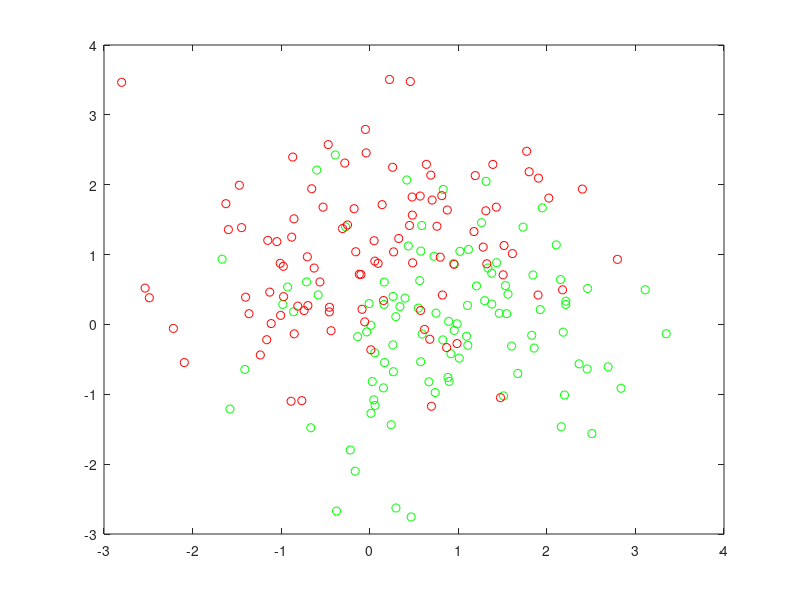

MATLAB code for this plot: (Note: this script raises an error after producing the figure.)
%% IE3038 - Diseño e Innovación en Ingeniería 1
%  Tarea de clasificación usando SVM 
%  Cristhofer Patzán

%% Generación de muestras de entrenamiento, tomado de la documentación de Matlab
rng (1)     %Semilla de los numeros aleatorios
grnpop = mvnrnd([1,0],eye(2),100); %Genero 100 puntos
redpop = mvnrnd([0,1],eye(2),100);

figure(1)   %Grafico los puntos
plot(grnpop(:,1),grnpop(:,2),'go')
hold on
plot(redpop(:,1),redpop(:,2),'ro')
hold off

%% Preparo los datos para clasificar
cdata = [grnpop;redpop];
grp = ones(200,1);  %Etiquetas
% Green label 1, red label -1
grp(101:200) = -1;
%Validación de datos cruzados
c = cvpartition(200,'KFold',10);

%% Generación de muestras de prueba
delta = 0.02; % Step size of the grid
[x1Grid, x2Grid] = meshgrid(min(cdata(:,1)):delta:max(cdata(:,1)), min(cdata(:,2)):delta:max(cdata(:,2)));
xGrid = [x1Grid(:), x2Grid(:)]; % reorganiza las muestras como vectores fila

%% Crear celdas y vectores para guardar modelos y otras cosas
M = 3;
ModeloSVM = cell(1, M);
ModeloVC = cell(1, M);
errorVC = zeros(1, M);
asignado = cell(1, M);
valores = cell(1, M);
titulos = {'Kernel Lineal', 'Kernel Polinomial Grado 2', 'Kernel Gaussiano'};

%% Entrenamiento, variando Kernels y ciertos parámetros
ModeloSVM{1} = fitcsvm(cdata,grp,'KernelFunction','linear','KernelScale','auto');
ModeloSVM{2} = fitcsvm(cdata,grp,'KernelFunction','polynomial','KernelScale','auto','PolynomialOrder',2);
ModeloSVM{3} = fitcsvm(cdata,grp,'KernelFunction','rbf','KernelScale','auto','Standardize',true);

% Se hace validación cruzada con las muestras de entrenamiento, se calcula el error
% de clasificación de la validación cruzada, se clasifican las muestras de prueba,
% y se grafican resultados. Todo lo anterior para los 6 modelos de arriba.
for k = 1:3
    % Validación cruzada, clasificación errónea
    ModeloVC{k} = crossval(ModeloSVM{k});
    errorVC(k) = kfoldLoss(ModeloVC{k});
    
    % Clasificación de las muestras de prueba
    [asignado{k}, valores{k}] = predict(ModeloSVM{k}, xGrid); % etiquetas asignadas, valores
    
    % Gráficas
    figure(k+1); clf;
    subplot(1,3,1);
    gscatter(cdata(:,1), cdata(:,2), grp); hold on;
    % Vectores de soporte
    plot(cdata(ModeloSVM{k}.IsSupportVector, 1), cdata(ModeloSVM{k}.IsSupportVector, 2),...
         'ko', 'MarkerSize', 10);
    % Frontera de decisión
    contour(x1Grid, x2Grid, reshape(valores{k}(:,2), size(x1Grid)), [0 0], 'k');
    grid on;
    title('M. de Entrenamiento y Frontera de Decisión')
    legend({'Clase 2', 'Clase 1', 'V. de soporte'}, 'Location', 'Best');
    
    subplot(1,3,2);
    gscatter(xGrid(:,1),xGrid(:,2),asignado{k});
    legend({'Clase 2', 'Clase 1'}, 'Location', 'Best');
    grid on;
    title('Muestras de Prueba');
    sgtitle(sprintf('%s.    Error Val. Cruzada: %.2f%%', titulos{k}, 100*errorVC(k)));
    
    %Matriz de confusion 
    subplot(1,3,3);
    cm = confusionchart(grp, ModeloVC{k}.kfoldPredict);
    cm.Title = sprintf('Matriz confusion');
end

%% Tipo de metodos
%{
%% Metodo mas optimo
opts = struct('Optimizer','bayesopt','ShowPlots',true,'CVPartition',c,'AcquisitionFunctionName','expected-improvement-plus');
svmmod = fitcsvm(cdata,grp,'KernelFunction','polynomial','OptimizeHyperparameters','auto','HyperparameterOptimizationOptions',opts);
ModeloVC = crossval(svmmod);
%% Metodo menos optimo
lossnew = kfoldLoss(fitcsvm(cdata,grp,'CVPartition',c,'KernelFunction','polynomial',...
    'BoxConstraint',svmmod.HyperparameterOptimizationResults.XAtMinObjective.BoxConstraint,...
    'KernelScale',svmmod.HyperparameterOptimizationResults.XAtMinObjective.KernelScale));

%% Visualizo el optimo
d = 0.02;
[x1Grid,x2Grid] = meshgrid(min(cdata(:,1)):d:max(cdata(:,1)),...
    min(cdata(:,2)):d:max(cdata(:,2)));
xGrid = [x1Grid(:),x2Grid(:)];
[~,scores] = predict(svmmod,xGrid);
figure;
h = nan(3,1); % Preallocation
h(1:2) = gscatter(cdata(:,1),cdata(:,2),grp,'rg','+*');
hold on
h(3) = plot(cdata(svmmod.IsSupportVector,1),...
    cdata(svmmod.IsSupportVector,2),'ko');
contour(x1Grid,x2Grid,reshape(scores(:,2),size(x1Grid)),[0 0],'k');
legend(h,{'-1','+1','Support Vectors'},'Location','Southeast');
axis equal
hold off
%}

